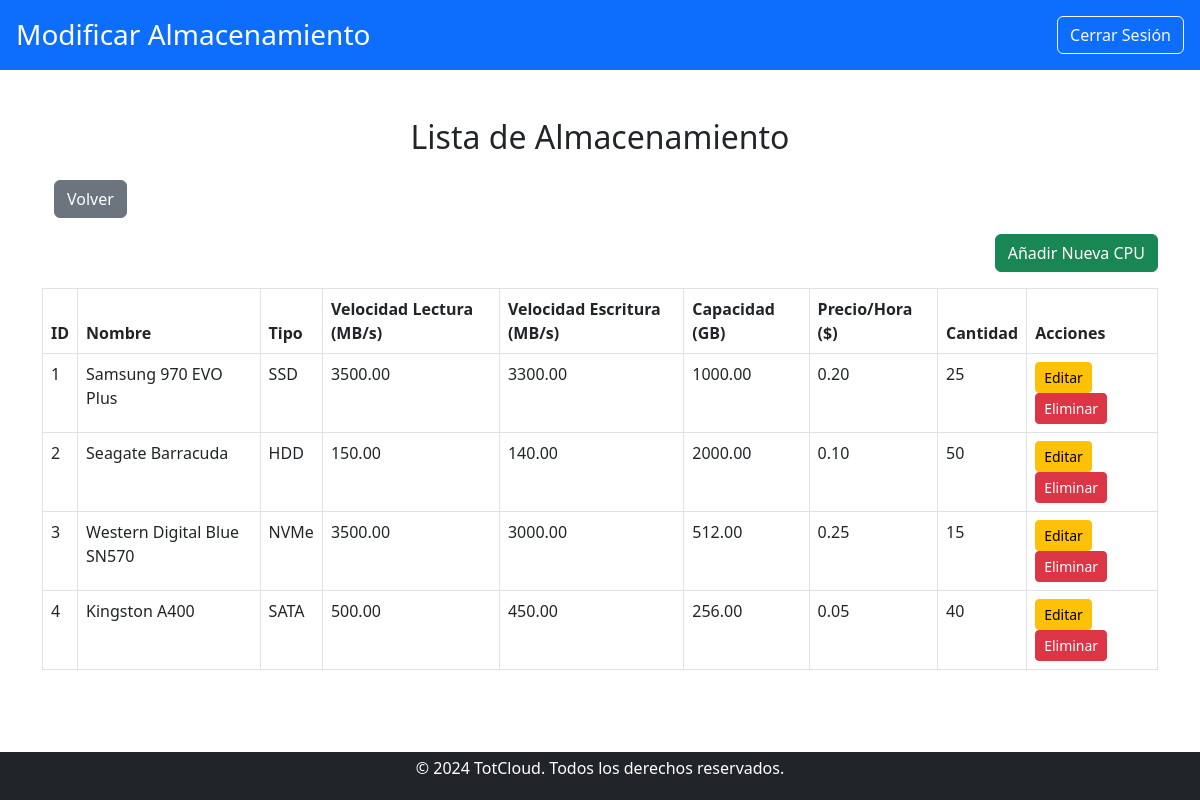
The app's page /trabajador/modificar_componentes/almacenamiento/modificar_almacenamiento.php (signed in), older data.
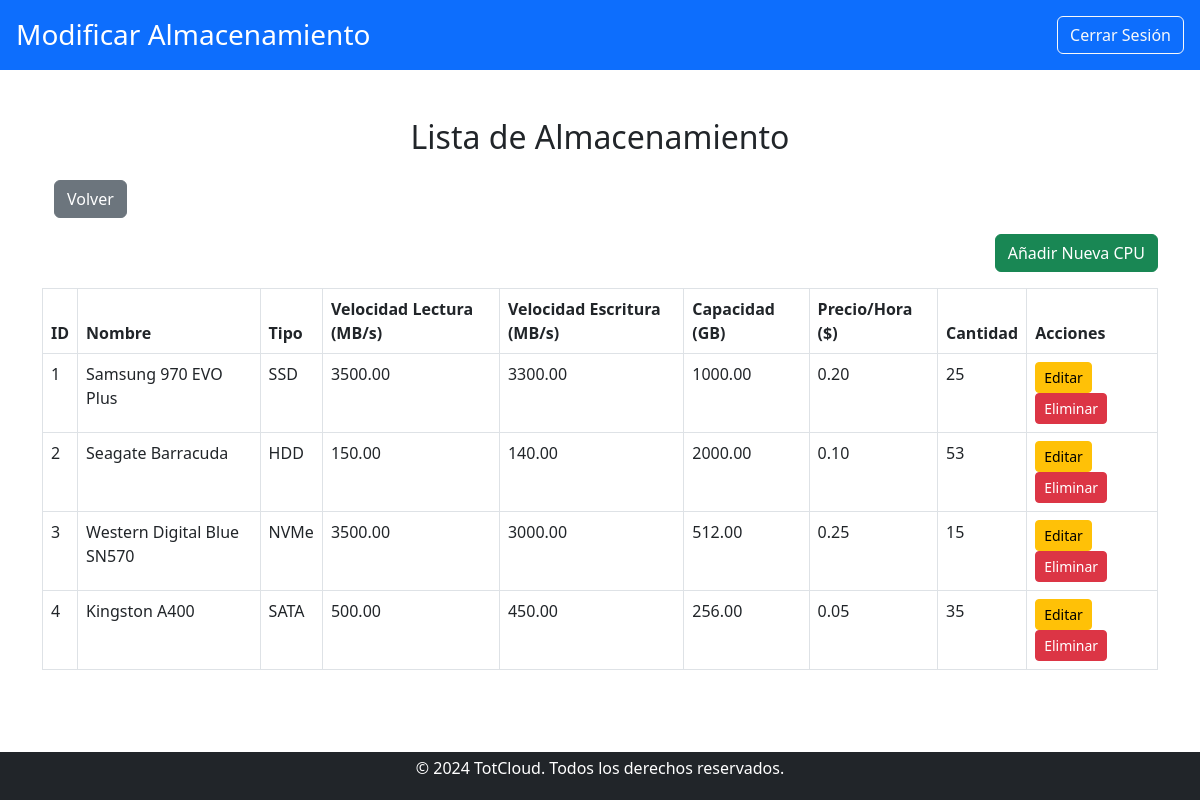
The same page, newer data.
### tables this page shows
CREATE TABLE `almacenamiento` (
  `idAlmacenamiento` int(11) NOT NULL,
  `Nombre` varchar(100) NOT NULL,
  `Tipo` varchar(50) NOT NULL,
  `VelocidadLectura` decimal(10,2) NOT NULL,
  `VelocidadEscritura` decimal(10,2) NOT NULL,
  `Capacidad` decimal(10,2) NOT NULL,
  `PrecioH` decimal(10,2) NOT NULL,
  `Cantidad` int(11) NOT NULL
);

### public/trabajador/modificar_componentes/almacenamiento/modificar_almacenamiento.php (the view, shortened to what this page needs)
<?php
include '../../../../includes/db_connect.php';
$query = "SELECT * FROM almacenamiento";
$result = $conn->query($query);
?>
<!DOCTYPE html>
<html lang="es">
<head>
    <link href="https://cdn.jsdelivr.net/npm/bootstrap@5.3.0/dist/css/bootstrap.min.css" rel="stylesheet">
    <link href="../../../css/estilos.css" rel="stylesheet">
</head>
<body>
    <header class="bg-primary text-white d-flex justify-content-between align-items-center p-3">
        <div>
            <h1 class="h3 mb-0">Modificar Almacenamiento</h1>
        </div>
        <div>
            <a href="../../../logout.php" class="btn btn-outline-light">Cerrar Sesión</a>
        </div>
    </header>
    <main class="container my-5">
        <h2 class="text-center mb-4">Lista de Almacenamiento</h2>
        <div class="container my-3">
            <a href="../modificar_componentes.php" class="btn btn-secondary">Volver</a>
        </div>
        <div class="mb-3 text-end">
            <a href="crear_almacenamiento.php" class="btn btn-success">Añadir Nueva CPU</a>
        </div>
        <table class="table table-bordered">
            <thead>
                <tr>
                    <th>ID</th>
                    <th>Nombre</th>
                    <th>Tipo</th>
                    <th>Velocidad Lectura (MB/s)</th>
                    <th>Velocidad Escritura (MB/s)</th>
                    <th>Capacidad (GB)</th>
                    <th>Precio/Hora ($)</th>
                    <th>Cantidad</th>
                    <th>Acciones</th>
                </tr>
            </thead>
            <tbody>
                <?php while ($almacenamiento = $result->fetch_assoc()): ?>
                    <tr>
                        <td><?php echo htmlspecialchars($almacenamiento['idAlmacenamiento']); ?></td>
                        <td><?php echo htmlspecialchars($almacenamiento['Nombre']); ?></td>
                        <td><?php echo htmlspecialchars($almacenamiento['Tipo']); ?></td>
                        <td><?php echo htmlspecialchars($almacenamiento['VelocidadLectura']); ?></td>
                        <td><?php echo htmlspecialchars($almacenamiento['VelocidadEscritura']); ?></td>
                        <td><?php echo htmlspecialchars($almacenamiento['Capacidad']); ?></td>
                        <td><?php echo htmlspecialchars($almacenamiento['PrecioH']); ?></td>
                        <td><?php echo htmlspecialchars($almacenamiento['Cantidad']); ?></td>
                        <td>
                            <a href="editar_almacenamiento.php?id=<?php echo $almacenamiento['idAlmacenamiento']; ?>" class="btn btn-warning btn-sm">Editar</a>
                            <a href="modificar_almacenamiento.php?eliminar=<?php echo $almacenamiento['idAlmacenamiento']; ?>" class="btn btn-danger btn-sm" onclick="return confirm('¿Estás seguro de eliminar este almacenamiento?')">Eliminar</a>
                        </td>
                    </tr>
                <?php endwhile; ?>
            </tbody>
        </table>
    </main>
    <?php include '../../../../includes/footer.php'; ?>
</body>
</html>

Row changes from the older to the newer data that the page shows:
changed almacenamiento "Seagate Barracuda": Cantidad "50" → "53"
changed almacenamiento "Kingston A400": Cantidad "40" → "35"
